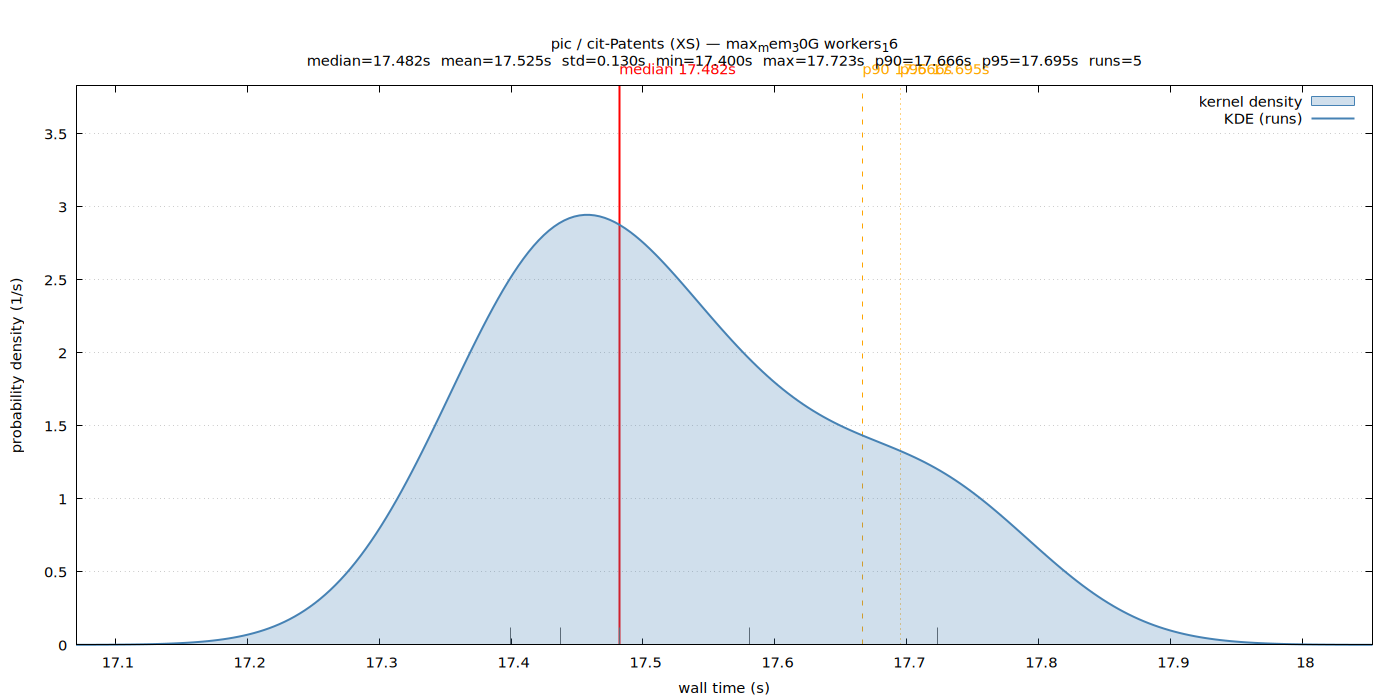

Here is the gnuplot script that generated this plot:
set terminal pngcairo size 1400,700 enhanced font 'Sans,11'
set output '/home/ubuntu/nvm/gfrs/pic/XS/cit-Patents/max_mem_30G_workers_16/wall_time.png'
set title "pic / cit-Patents (XS) — max_mem_30G workers_16\nmedian=17.482s  mean=17.525s  std=0.130s  min=17.400s  max=17.723s  p90=17.666s  p95=17.695s  runs=5"
set xlabel 'wall time (s)'
set ylabel 'probability density (1/s)'
set tmargin 5
set yrange [0:3.82808]
set xrange [17.070381:18.052887]
set grid y
set key top right
set arrow from 17.482024,0 to 17.482024,3.82808 nohead lc rgb 'red' lw 2
set label 'median 17.482s' at 17.482024,3.82808 offset char 0,1 tc rgb 'red'
set arrow from 17.666385,0 to 17.666385,3.82808 nohead lc rgb 'orange' lw 1 dt 2
set label 'p90 17.666s' at 17.666385,3.82808 offset char 0,1 tc rgb 'orange'
set arrow from 17.694832,0 to 17.694832,3.82808 nohead lc rgb 'orange' lw 1 dt 3
set label 'p95 17.695s' at 17.694832,3.82808 offset char 0,1 tc rgb 'orange'
set arrow from 17.581042,0 to 17.581042,0.117787 nohead lc rgb '#666666' lw 1
set arrow from 17.482024,0 to 17.482024,0.117787 nohead lc rgb '#666666' lw 1
set arrow from 17.399989,0 to 17.399989,0.117787 nohead lc rgb '#666666' lw 1
set arrow from 17.437318,0 to 17.437318,0.117787 nohead lc rgb '#666666' lw 1
set arrow from 17.723280,0 to 17.723280,0.117787 nohead lc rgb '#666666' lw 1
plot '/home/ubuntu/nvm/gfrs/pic/XS/cit-Patents/max_mem_30G_workers_16/wall_time.dat' using 1:2 with filledcurves y=0 lc rgb '#4682b4' fs transparent solid 0.25 title 'kernel density', \
     '/home/ubuntu/nvm/gfrs/pic/XS/cit-Patents/max_mem_30G_workers_16/wall_time.dat' using 1:2 with lines lw 2 lc rgb '#4682b4' title 'KDE (runs)'
